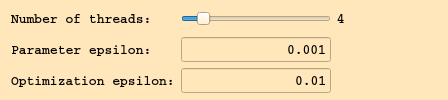
                 <widget class="QFrame" name="frame_advanced">
                  <property name="minimumSize">
                   <size>
                    <width>0</width>
                    <height>100</height>
                   </size>
                  </property>
                  <property name="maximumSize">
                   <size>
                    <width>16777215</width>
                    <height>135</height>
                   </size>
                  </property>
                  <property name="font">
                   <font>
                    <family>Arial</family>
                    <pointsize>10</pointsize>
                   </font>
                  </property>
                  <property name="styleSheet">
                   <string notr="true">background-color: #ffe7bb;</string>
                  </property>
                  <layout class="QGridLayout" name="gridLayout_3">
                   <property name="topMargin">
                    <number>0</number>
                   </property>
                   <property name="bottomMargin">
                    <number>0</number>
                   </property>
                   <property name="verticalSpacing">
                    <number>0</number>
                   </property>
                   <item row="2" column="1">
                    <widget class="QLineEdit" name="txtOptEpsilon">
                     <property name="minimumSize">
                      <size>
                       <width>0</width>
                       <height>20</height>
                      </size>
                     </property>
                     <property name="maximumSize">
                      <size>
                       <width>150</width>
                       <height>25</height>
                      </size>
                     </property>
                     <property name="font">
                      <font>
                       <family>Courier</family>
                       <pointsize>10</pointsize>
                       <weight>75</weight>
                       <italic>false</italic>
                       <bold>true</bold>
                      </font>
                     </property>
                     <property name="text">
                      <string notr="true">0.01</string>
                     </property>
                     <property name="maxLength">
                      <number>10</number>
                     </property>
                     <property name="alignment">
                      <set>Qt::AlignRight|Qt::AlignTrailing|Qt::AlignVCenter</set>
                     </property>
                    </widget>
                   </item>
                   <item row="1" column="1">
                    <widget class="QLineEdit" name="txtParEpsilon">
                     <property name="minimumSize">
                      <size>
                       <width>0</width>
                       <height>20</height>
                      </size>
                     </property>
                     <property name="maximumSize">
                      <size>
                       <width>150</width>
                       <height>25</height>
                      </size>
                     </property>
                     <property name="font">
                      <font>
                       <family>Courier</family>
                       <pointsize>10</pointsize>
                       <weight>75</weight>
                       <italic>false</italic>
                       <bold>true</bold>
                      </font>
                     </property>
                     <property name="text">
                      <string notr="true">0.001</string>
                     </property>
                     <property name="maxLength">
                      <number>10</number>
                     </property>
                     <property name="alignment">
                      <set>Qt::AlignRight|Qt::AlignTrailing|Qt::AlignVCenter</set>
                     </property>
                    </widget>
                   </item>
                   <item row="1" column="0">
                    <widget class="QLabel" name="lblParEpsText">
                     <property name="minimumSize">
                      <size>
                       <width>0</width>
                       <height>20</height>
                      </size>
                     </property>
                     <property name="maximumSize">
                      <size>
                       <width>16777215</width>
                       <height>25</height>
                      </size>
                     </property>
                     <property name="font">
                      <font>
                       <family>Courier</family>
                       <pointsize>10</pointsize>
                       <weight>75</weight>
                       <italic>false</italic>
                       <bold>true</bold>
                      </font>
                     </property>
                     <property name="text">
                      <string>Parameter epsilon:</string>
                     </property>
                    </widget>
                   </item>
                   <item row="2" column="0">
                    <widget class="QLabel" name="lblOptEpsText">
                     <property name="minimumSize">
                      <size>
                       <width>0</width>
                       <height>20</height>
                      </size>
                     </property>
                     <property name="maximumSize">
                      <size>
                       <width>16777215</width>
                       <height>25</height>
                      </size>
                     </property>
                     <property name="font">
                      <font>
                       <family>Courier</family>
                       <pointsize>10</pointsize>
                       <weight>75</weight>
                       <italic>false</italic>
                       <bold>true</bold>
                      </font>
                     </property>
                     <property name="text">
                      <string>Optimization epsilon:</string>
                     </property>
                    </widget>
                   </item>
                   <item row="0" column="2">
                    <widget class="QLabel" name="lblNThreads">
                     <property name="minimumSize">
                      <size>
                       <width>100</width>
                       <height>20</height>
                      </size>
                     </property>
                     <property name="maximumSize">
                      <size>
                       <width>16777215</width>
                       <height>25</height>
                      </size>
                     </property>
                     <property name="font">
                      <font>
                       <family>Courier</family>
                       <pointsize>10</pointsize>
                       <weight>75</weight>
                       <bold>true</bold>
                      </font>
                     </property>
                     <property name="text">
                      <string>4</string>
                     </property>
                    </widget>
                   </item>
                   <item row="0" column="1">
                    <widget class="QSlider" name="sliderNThreads">
                     <property name="minimumSize">
                      <size>
                       <width>150</width>
                       <height>20</height>
                      </size>
                     </property>
                     <property name="maximumSize">
                      <size>
                       <width>150</width>
                       <height>25</height>
                      </size>
                     </property>
                     <property name="font">
                      <font>
                       <family>Arial</family>
                       <pointsize>10</pointsize>
                      </font>
                     </property>
                     <property name="autoFillBackground">
                      <bool>false</bool>
                     </property>
                     <property name="minimum">
                      <number>1</number>
                     </property>
                     <property name="maximum">
                      <number>10</number>
                     </property>
                     <property name="value">
                      <number>2</number>
                     </property>
                     <property name="orientation">
                      <enum>Qt::Horizontal</enum>
                     </property>
                    </widget>
                   </item>
                   <item row="0" column="0">
                    <widget class="QLabel" name="lblNThreadText">
                     <property name="minimumSize">
                      <size>
                       <width>0</width>
                       <height>20</height>
                      </size>
                     </property>
                     <property name="maximumSize">
                      <size>
                       <width>16777215</width>
                       <height>25</height>
                      </size>
                     </property>
                     <property name="font">
                      <font>
                       <family>Courier</family>
                       <pointsize>10</pointsize>
                       <weight>75</weight>
                       <italic>false</italic>
                       <bold>true</bold>
                      </font>
                     </property>
                     <property name="text">
                      <string>Number of threads:</string>
                     </property>
                    </widget>
                   </item>
                   <item row="1" column="2">
                    <spacer name="horizontalSpacer_18">
                     <property name="orientation">
                      <enum>Qt::Horizontal</enum>
                     </property>
                     <property name="sizeHint" stdset="0">
                      <size>
                       <width>40</width>
                       <height>20</height>
                      </size>
                     </property>
                    </spacer>
                   </item>
                  </layout>
                 </widget>
